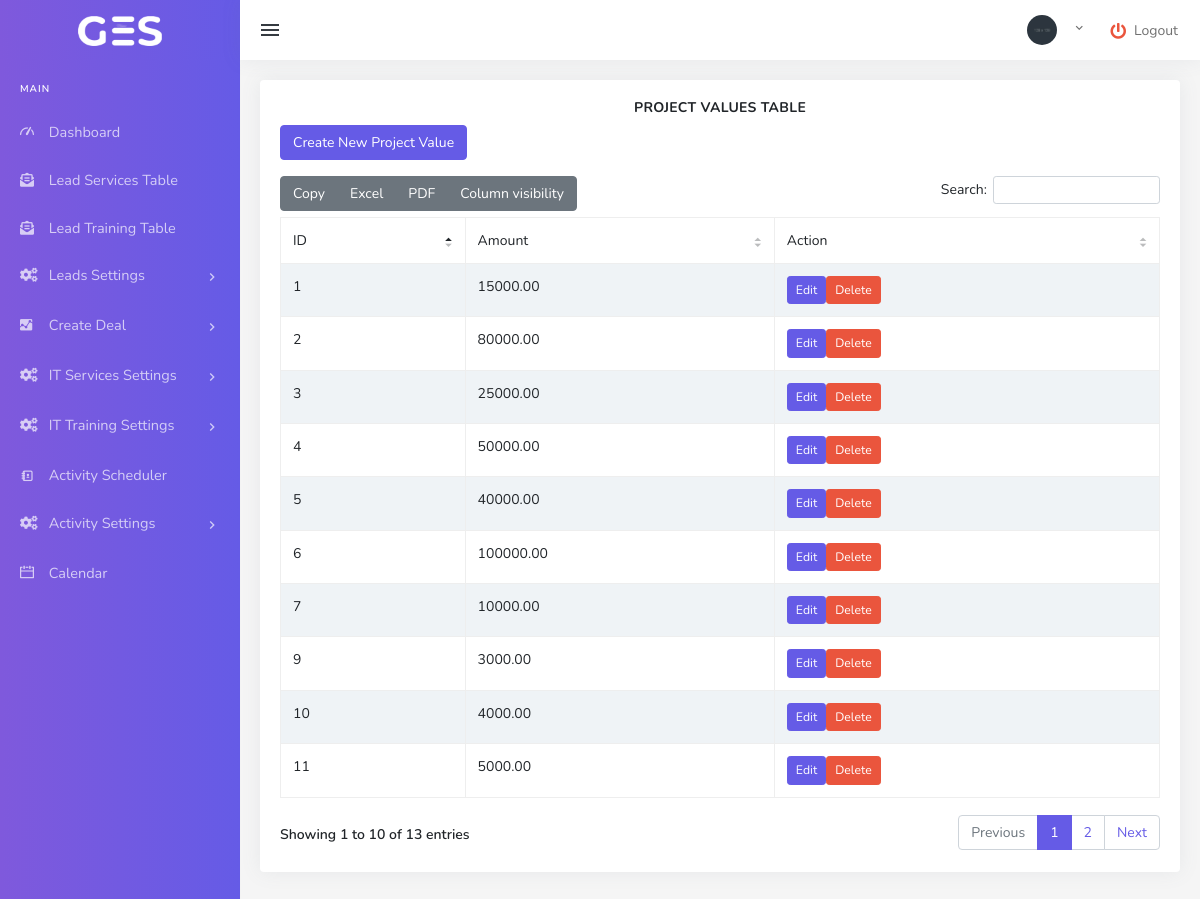
Page /index.php/project_value_controller on the committed database.
### tables this page shows
CREATE TABLE `project_value` (
  `id` int(11) NOT NULL,
  `amount` decimal(10,2) NOT NULL
);

### application/controllers/Project_value_controller.php (called while the page is built, shortened)
<?php
class Project_value_controller extends CI_Controller {
    public function __construct() {
        $this->load->model('Project_value_model');
    }
    public function index() {
        $data['project_values'] = $this->Project_value_model->get_project_values();
        $this->load->view('includes/header',$page_data);
        $this->load->view('deal/project_value_list', $data);
        $this->load->view('includes/footer',$page_data);
    }
}
?>

### index.php (called while the page is built, shortened)
<?php
require_once BASEPATH.'core/CodeIgniter.php';

### application/models/Project_value_model.php (called while the page is built, shortened)
<?php
class Project_value_model extends CI_Model {
    public function get_project_values() {
        return $this->db->get('Project_Value')->result();
    }
}
?>

### application/views/deal/project_value_list.php (the view)
<div class="row">
    <div class="col-12">
        <div class="card">
            <div class="card-body">
                <div class="text-center">
                    <h4 class="card-title">Project Values Table</h4>
                </div>
                <a href="<?php echo base_url('project_value_controller/create'); ?>" class="btn btn-primary mb-3">Create New Project Value</a>
                <table id="datatable-buttons" class="table table-striped table-bordered dt-responsive nowrap" style="border-collapse: collapse; border-spacing: 0; width: 100%;">
                    <thead>
                        <tr>
                            <th>ID</th>
                            <th>Amount</th>
                            <th>Action</th>
                        </tr>
                    </thead>
                    <tbody>
                        <?php foreach ($project_values as $project_value): ?>
                            <tr>
                                <td><?= $project_value->id ?></td>
                                <td><?= $project_value->amount ?></td>
                                <td><a href="<?= site_url('project_value_controller/edit/' . $project_value->id) ?>" class="btn btn-primary btn-sm">Edit</a><a href="<?= site_url('project_value_controller/delete/' . $project_value->id) ?>" class="btn btn-danger btn-sm" onclick="return confirm('Are you sure you want to delete this project value?');">Delete</a></td>
                            </tr>
                        <?php endforeach; ?>
                    </tbody>
                </table>
            </div>
        </div>
    </div>
</div>

### rows in the picture
project_value: id "1", amount "15000.00"
project_value: id "2", amount "80000.00"
project_value: id "3", amount "25000.00"
project_value: id "4", amount "50000.00"
project_value: id "5", amount "40000.00"
project_value: id "6", amount "100000.00"
project_value: id "7", amount "10000.00"
project_value: id "9", amount "3000.00"
project_value: id "10", amount "4000.00"
project_value: id "11", amount "5000.00"
